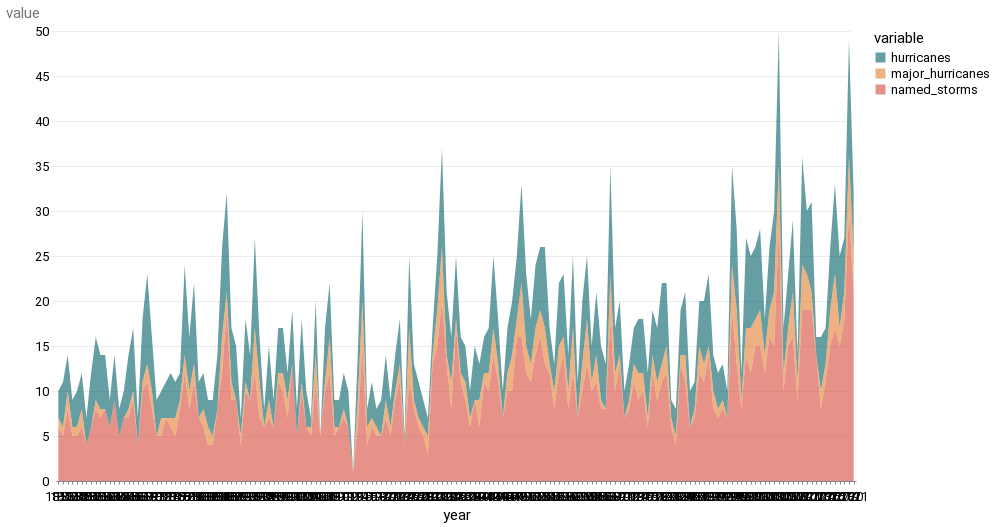

The notebook cell this image was saved under:
### Code cell
alt.Chart(storms).mark_area(opacity=0.6).encode(
    x="year:O", y="value", color=alt.Color("variable:N")
)

### Figure 1 — Vega-Lite specification as saved in the notebook (floating-point values rounded to 4 significant figures; data arrays with more than 128 entries replaced by an {"elided": "..."} marker saying what was removed)
{"config": {"view": {"width": 800, "height": 450, "strokeOpacity": 0}, "background": "#ffffff", "title": {"anchor": "start", "font": "Summit Sans", "fontColor": "palette[\"black\"]", "fontSize": 18, "fontWeight": "normal"}, "arc": {"fill": "#00d4d8"}, "area": {"fill": "#00d4d8"}, "line": {"stroke": "#00d4d8", "strokeWidth": 3}, "path": {"stroke": "#00d4d8"}, "rect": {"fill": "#00d4d8"}, "shape": {"stroke": "#00d4d8"}, "bar": {"fill": "#00d4d8"}, "point": {"stroke": "#00d4d8"}, "symbol": {"fill": "#00d4d8", "size": 30}, "axis": {"titleFont": "Roboto", "titleFontSize": 15, "titleFontWeight": "normal", "labelFont": "Roboto, sans", "labelFontSize": 13, "labelFontWeight": "normal"}, "axisX": {"labelAngle": 0, "labelPadding": 6, "tickSize": 3, "grid": false}, "axisY": {"labelBaseline": "middle", "maxExtent": 45, "minExtent": 45, "titleAlign": "left", "titleAngle": 0, "titleX": -45, "titleY": -11, "domainOpacity": 0, "gridWidth": 0.6, "gridColor": "#dddddd", "offset": 6, "tickSize": 0, "titleColor": "#767676"}, "legend": {"titleFont": "Roboto", "titleFontSize": 15, "titleFontWeight": "normal", "symbolType": "square", "labelFont": "Roboto, sans", "labelFontSize": 13}, "range": {"category": ["#005f66", "#e37e2d", "#d64a3b", "#76b0ef", "#c1bc40"], "diverging": ["#e68a4f", "#f4bb6a", "#f9e39c", "#dadfe2", "#a6b7c6", "#849eae"], "heatmap": ["#7ff6f6", "#00eeef", "#00d4d8", "#00abb2", "#00848b", "#fbf2c7", "#00363d"], "ordinal": ["#7ff6f6", "#00eeef", "#00d4d8", "#00abb2", "#00848b", "#fbf2c7", "#00363d"], "ramp": ["#7ff6f6", "#00eeef", "#00d4d8", "#00abb2", "#00848b", "#fbf2c7", "#00363d"]}}, "data": {"name": "data-85dfbef3217a899640c8791077072b6c"}, "mark": {"type": "area", "opacity": 0.6}, "encoding": {"color": {"field": "variable", "type": "nominal"}, "x": {"field": "year", "type": "ordinal"}, "y": {"field": "value", "type": "quantitative"}}, "$schema": "https://vega.github.io/schema/vega-lite/v4.17.0.json", "datasets": {"data-85dfbef3217a899640c8791077072b6c": {"elided": "513 records"}}}
